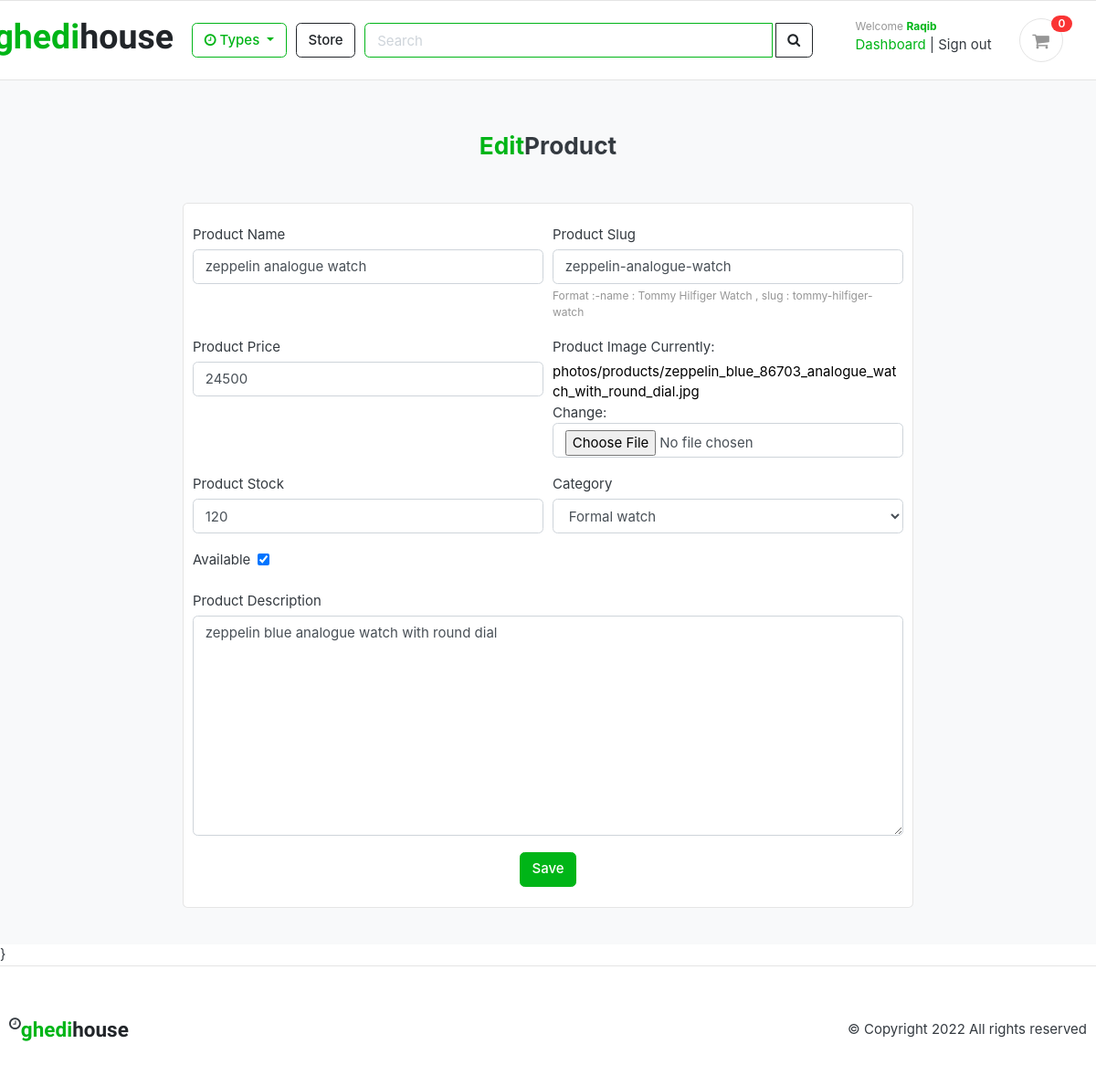
The app's page /manager/edit_product/1/ (signed in) with its own data.
### accounts/models.py (models this page shows, shortened)
class Account(AbstractBaseUser):
    first_name = models.CharField(max_length=25)
    last_name = models.CharField(max_length=25)
    username = models.CharField(max_length=50,unique=True)
    email = models.EmailField(max_length=100,unique=True)
    phone_number = models.CharField(max_length=50)
    date_joined = models.DateTimeField(auto_now_add=True)
    last_login = models.DateTimeField(auto_now_add=True)
    is_admin = models.BooleanField(default=False)
    is_staff = models.BooleanField(default=False)
    is_active = models.BooleanField(default=False)
    is_superadmin = models.BooleanField(default=False)
    USERNAME_FIELD = 'email'
    REQUIRED_FIELDS = ['username','first_name','last_name']
    objects = MyAccountManager()

### store/models.py (models this page shows, shortened)
class Product(models.Model):
    product_name = models.CharField(max_length=200,unique=True)
    slug = models.SlugField(max_length=250,unique=True)
    description = models.TextField(max_length=500,blank=True)
    price = models.IntegerField()
    image = models.ImageField(upload_to='photos/products')
    stock = models.IntegerField()
    is_available = models.BooleanField(default=True)
    category = models.ForeignKey(Category,on_delete=models.CASCADE)
    created_date = models.DateTimeField(auto_now_add=True)
    modified_date = models.DateTimeField(auto_now=True)

### manager/views.py (the view, shortened to what this page needs)
# urls.py: path('edit_product/<int:product_id>/', edit_product, name='edit_product'),
@login_required(login_url='manager_login')
def edit_product(request,product_id):
    if request.user.is_superadmin:
      product = Product.objects.get(id=product_id)
      form = ProductForm(instance=product)
      context = {
        'product': product,
        'form': form
      }
      return render(request, 'manager/edit_product.html', context)
    else:
      return redirect('home')

### manager/forms.py
class ProductForm(forms.ModelForm):
  class Meta:
     model = Product
     fields = ['product_name', 'slug', 'description','image','price', 'category', 'stock', 'is_available']
  def __init__(self, *args, **kwargs):
    super(ProductForm, self).__init__(*args, **kwargs)
    for field in self.fields:
      self.fields[field].widget.attrs['class'] = 'form-control'
    self.fields['is_available'].widget.attrs['class'] = 'ml-2 mt-1 form-check-input'

### carts/context_processors.py (called while the page is built)
def counter(request):
    cart_count = 0
    if 'admin' in request.path:
        return {}
    else:
        try:
            cart = Cart.objects.filter(cart_id=_cart_id(request))
            if request.user.is_authenticated:
                   cart_items = CartItem.objects.all().filter(user=request.user)
            else:
                cart_items = CartItem.objects.all().filter(cart=cart[:1])
            for cart_item in cart_items:
                cart_count = cart_count + cart_item.quantity
        except Cart.DoesNotExist:
            cart_count = 0
    return dict(cart_count=cart_count)

### carts/views.py (called while the page is built)
def _cart_id(request):
    cart=request.session.session_key
    if not cart:
        cart = request.session.create()
    return cart

### category/context_processors.py (called while the page is built)
def menu_links(request):
    links = Category.objects.all()
    return dict(links=links)

### category/models.py (called while the page is built)
    def get_url(self):
        return reverse('products_by_category',args=[self.slug])

    def __str__(self):
        return self.category_name

### templates/manager/edit_product.html (shortened to what this page needs)
{% extends 'base.html' %}
{% block content %}
<section class="section-content padding-y bg">
  <div class="container">
    <div class="mt-3 mb-5"><h3 class="text-center"><span class="text-success">Edit</span>Product</h3></div>
    <div class="row d-flex justify-content-center">
      <div class="col-8 card">
        <div class="mt-4 mb-4">
        <form action="{% url 'edit_product' product.id %}" method="POST" enctype="multipart/form-data">
          <div class="form-row">
            <div class="form-group col-md-6">
              <label for="id_name">Product Name</label>
              {{ form.product_name }}
            </div>
            <div class="form-group col-md-6">
              <label for="product_slug">Product Slug</label>
              {{ form.slug }}
              <small id="product_slug" class="form-text text-muted">Format :-name : Tommy Hilfiger Watch , slug : tommy-hilfiger-watch </small>
            </div>
          </div>
          <div class="form-row">
            <div class="form-group col-md-6">
              <label for="product_price">Product Price</label>
              {{ form.price }}
            </div>
            <div class="form-group col-md-6">
              <label for="product_image">Product Image</label>
              {{ form.image }}
            </div>
            <div class="form-group col-md-6">
              <label for="product_stock">Product Stock</label>
              {{ form.stock }}
            </div>
            <div class="form-group col-md-6">
              <label for="product_category">Category</label>
              {{ form.category }}
            </div>
            <div class="form-group col-md-6">
              <label for="id_is_available">Available</label>
              {{ form.is_available }}
            </div>
          </div>
          <div class="form-group">
            <label for="product_description">Product Description</label>
            {{ form.description }}
          </div>
          <div class="text-center">
            <button type="submit" class="btn btn-success">Save</button>
          </div>
        </form>
        </div>
      </div>
    </div>
  </div>
</section>
{% endblock content %}

### templates/includes/navbar.html (shortened to what this page needs)
{% load static %}
<header class="section-header">
    <section class="header-main border-bottom">
        <div class="container">
    <div class="row align-items-center">
        <div class=" col-lg-2 col-md-3 col-6 container">
               <div class="d-flex justify-content-end"><a href="{% url 'home' %}"style="font-family: 'Stick No Bills', sans-serif;"  ><h1 class="logo text-success">ghedi<span class="text-dark">house</span></h1></a></div>
        </div>
        <div class="col-lg col-sm col-md col-6 flex-grow-0">
            <div class="category-wrap dropdown d-inline-block float-right">
                <button type="button" class="btn btn-outline-success dropdown-toggle" data-toggle="dropdown">
                    <i class="fa fa-clock"></i> Types
                </button>
            </div>
        </div>
        <a href="{% url 'store' %}" class="btn btn-outline-dark">Store</a>
        <div class="col-lg  col-md-6 col-sm-12 col">
            <form action="{% url 'search' %}" class="search" method="GET">
                <div class="input-group w-100">
                    <input type="text" class="form-control border border-success" style="width:60%;" placeholder="Search" name="keyword">
                    <div class="input-group-append">
                      <button class="btn btn-outline-dark ml-1" type="submit">
                        <i class="fa fa-search"></i>
                      </button>
                    </div>
                </div>
            </form>
        </div>
        <div class="col-lg-3 col-sm-6 col-12 d-flex justify-content-center order-2 order-lg-3">
            <div class="d-flex justify-content-end mb-3 mb-lg-0">
              {% if request.user.is_superadmin %}
              <div class="widget-header">
                <small class="title text-muted">Welcome <span style="font-size: 12px !important; font-weight: 700; text-transform: capitalize" class="text-success">{{ request.user.username }}</span></small>
                <div>
                  <a href="{% url 'manager_dashboard' %}" class="text-success">Dashboard</a> <span class="dark-transp"> | </span>
                  <a href="{% url 'manager_logout' %}"> Sign out</a>
                </div>
              </div>
              {% endif %}
              <a href="{% url 'cart' %}" class="widget-header pl-3 ml-3">
                <div class="icon icon-sm rounded-circle border"><i class="fa fa-shopping-cart"></i></div>
                <span class="badge badge-pill badge-danger notify">{{ cart_count }}</span>
              </a>
            </div>
                </div>
    </div>
        </div>
    </section>
    </header>

### static/css/ui.css (style rules this page uses)
html { font-family: "Inter", sans-serif; font-size: 15px; }
.icon-xs, .icon-sm, .icon-md, .icon-lg { display: inline-block; text-align: center; flex-shrink: 0; flex-grow: 0; }
.icon-sm { width: 48px; height: 48px; line-height: 48px !important; font-size: 20px; }
.padding-y { padding-top: 40px; padding-bottom: 40px; }
article:after, .form-group:after { display: block; clear: both; content: ""; }
.bg { background-color: #f8f9fa; }
.header-main { position: relative; padding-top: 1rem; padding-bottom: 1rem; }
.widget-header { display: inline-block; vertical-align: middle; position: relative; }
.widget-header a { color: #343a40; }
.widget-header i { color: #969696; }
.widget-header .title { display: block; }
.widget-header .notify { position: absolute; top: -3px; right: -10px; }
.notify { position: absolute; top: -4px; right: -10px; display: inline-block; padding: 0.25em 0.6em; font-size: 12px; line-height: 1; text-align: center; border-radius: 3rem; color: #fff; background-color: #fa3434; }

### records on screen
Account: user.username "Raqib"
Product: product_name "zeppelin analogue watch", slug "zeppelin-analogue-watch", price "24500", stock "120", category "Formal watch", is_available "☑", description "zeppelin blue analogue watch with round dial"

### other values on screen
{{ cart_count }} "0"
